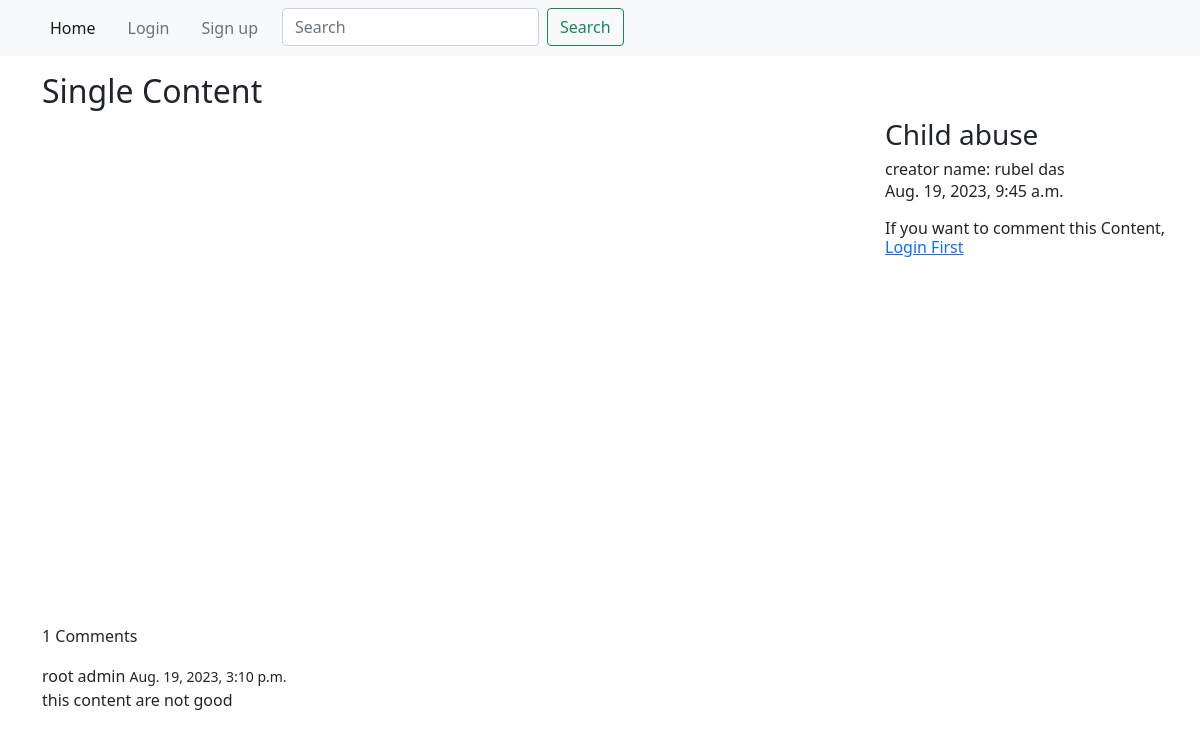
Page /single_content/1TTG454KLMs on the committed database.
### User_Content/models.py (models this page shows, shortened)
class UploadContent(models.Model):
    user = models.ForeignKey(
        User, on_delete=models.CASCADE, related_name="user_upload")
    category = models.ForeignKey(
        Category, on_delete=models.CASCADE, related_name="user_category")
    video_urls = models.URLField()
    slug = models.SlugField(blank=True)
    video_title = models.CharField(max_length=100)
    created_at = models.DateTimeField(auto_now_add=True)

class Comment(models.Model):
    user = models.ForeignKey(
        User, on_delete=models.CASCADE, related_name="user_comment")
    content = models.ForeignKey(
        UploadContent, on_delete=models.CASCADE, related_name="user_content")
    comment_text = models.TextField()
    created_at = models.DateTimeField(auto_now_add=True)
    update_at = models.DateTimeField(auto_now=True)
    def __str__(self):
        return self.comment_text

### User_Content/views.py (the view, shortened to what this page needs)
# urls.py: path("single_content/<slug:slug>",
def single_content(request, slug):
    content = UploadContent.objects.get(slug=slug)
    form = CommentForm()
    already_commented = False
    return render(request, "App_Content/singleContent.html", context={"title": content.video_title, "info": content, "form": form, "already_commented": already_commented, "already_commented": already_commented})

### User_Content/forms.py
class CommentForm(forms.ModelForm):
    comment_text = forms.CharField(max_length=256, label="Comment",
                                   widget=forms.Textarea
                                   (attrs={'placeholder': 'Add Comment'}))
    class Meta:
        model = Comment
        fields = ["comment_text"]

### templates/App_Content/singleContent.html (shortened to what this page needs)
{% extends 'base.html' %}
{% load crispy_forms_tags %}
{% block body_block %}
{% load crispy_forms_tags %}
<h2>Single Content</h2>
<div class="row">
    <div class="col-9">
        <iframe width="900px" height="500px" src="https://www.youtube.com/embed/{{info.slug}}"
            title="YouTube video player"></iframe>
        <p> {{info.user_content.count}} Comments</p>
        {% for comment in info.user_content.all %}
        <p> {{comment.user.first_name}} {{comment.user.last_name}} <small>{{comment.created_at}}</small>
            <br> {{comment}}
        </p>
        {% endfor %}
    </div>
    <div class="col-3 m-0 p-0">
        <h3>{{info.video_title}}</h3>
        <h6 class="m-0 p-0">creator name: {{info.user.first_name}} {{info.user.last_name}}</h6>
        <p class=" p-0">{{info.created_at}}</p>
        {% if user.is_authenticated %}
        {% if already_commented %}
        <div class="alert alert-danger alert-dismissible fade show" role="alert">
            You Had <strong>Already Command this Content</strong>
            <button type="button" class="btn-close" data-bs-dismiss="alert" aria-label="Close"></button>
        </div>
        {% endif %}
        <form action="#" method="POST">
            {{form | crispy}}
            <input type="submit" value="Comment" class="btn btn-primary">
            {% csrf_token %}
        </form>
        {% else %}
        <h6>If you want to comment this Content, <a href="{% url "login" %}">Login First</a> </h6>
        {% endif %}
    </div>
</div>
{% endblock body_block %}

### rows in the picture
UploadContent: user_content.count "1", video_title "Child abuse", user.first_name "rubel", user.last_name "das", created_at "Aug. 19, 2023, 9:45 a.m."
Comment: user.first_name "root", user.last_name "admin", created_at "Aug. 19, 2023, 3:10 p.m.", comment_text "this content are not good"
